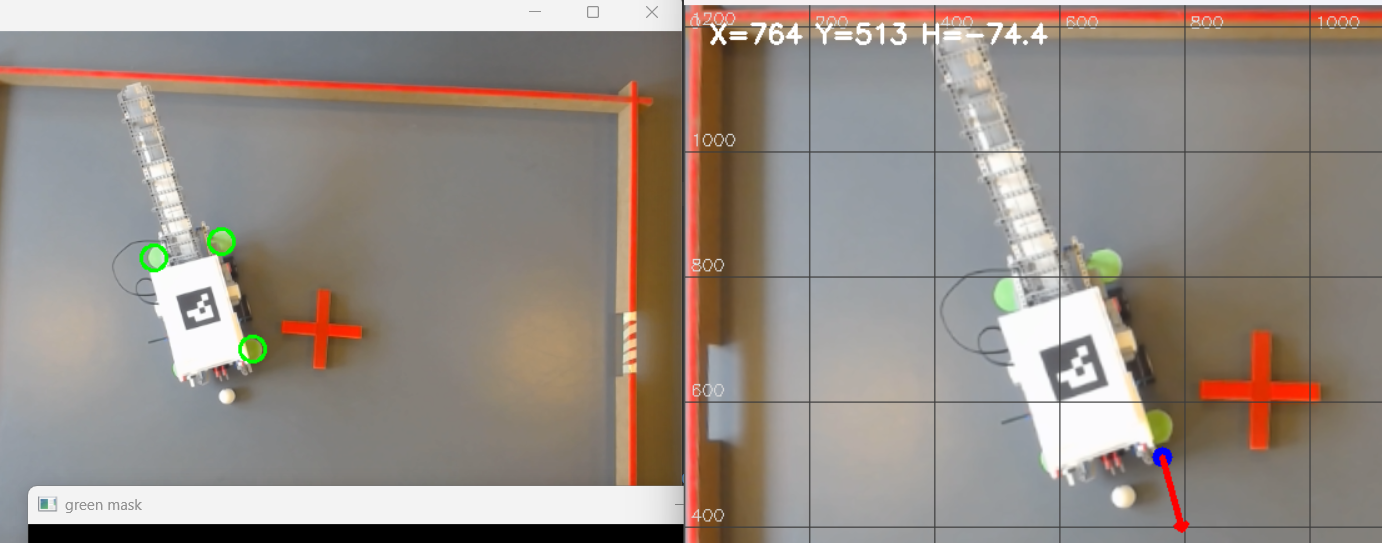
#> input picture 2cornertest.png, 1382 x 543 px, given in place of the camera
$ python test_red_cross.py
#> lines starting #> are read from the running program, lines starting #| are printed output that depends on the picture; after the words box and inside, x2 and y2 are one past the last pixel; in counts of white or black regions, pixels touching at a corner belong together
### vision_bestfit/red_mask.py
import cv2
import numpy as np


def red_mask(hsv):
    lower1 = np.array([0, 70, 50])
    upper1 = np.array([10, 255, 255])
    lower2 = np.array([170, 70, 50])
    upper2 = np.array([180, 255, 255])

    m1 = cv2.inRange(hsv, lower1, upper1)
    m2 = cv2.inRange(hsv, lower2, upper2)

    mask = cv2.bitwise_or(m1, m2)

    kernel = np.ones((5, 5), np.uint8)
    mask = cv2.morphologyEx(mask, cv2.MORPH_CLOSE, kernel)
    mask = cv2.dilate(mask, kernel, iterations=1)

    return mask

### vision_bestfit/boundary_points.py
import numpy as np


def extract_boundary_points(mask):
    """
    Returnerer randpunkter for top, bottom, left, right.
    Hver gruppe er et numpy array med shape (N, 2), dvs [x, y].
    """
    h, w = mask.shape

    # Zoner - kan justeres
    top_max_y = int(0.35 * h)
    bottom_min_y = int(0.65 * h)
    left_max_x = int(0.45 * w)
    right_min_x = int(0.55 * w)

    top_points = []
    bottom_points = []
    left_points = []
    right_points = []

    # -------- TOP / BOTTOM --------
    for x in range(w):
        # top: første røde pixel fra toppen i top-zonen
        ys_top = np.where(mask[:top_max_y, x] > 0)[0]
        if len(ys_top) > 0:
            y_top = int(ys_top.min())
            top_points.append([x, y_top])

        # bottom: sidste røde pixel fra bunden i bottom-zonen
        ys_bottom = np.where(mask[bottom_min_y:, x] > 0)[0]
        if len(ys_bottom) > 0:
            y_bottom = int(bottom_min_y + ys_bottom.max())
            bottom_points.append([x, y_bottom])

    # -------- LEFT / RIGHT --------
    for y in range(h):
        # left: første røde pixel fra venstre i left-zonen
        xs_left = np.where(mask[y, :left_max_x] > 0)[0]
        if len(xs_left) > 0:
            x_left = int(xs_left.min())
            left_points.append([x_left, y])

        # right: sidste røde pixel fra højre i right-zonen
        xs_right = np.where(mask[y, right_min_x:] > 0)[0]
        if len(xs_right) > 0:
            x_right = int(right_min_x + xs_right.max())
            right_points.append([x_right, y])

    return {
        "top": np.array(top_points, dtype=np.float32),
        "bottom": np.array(bottom_points, dtype=np.float32),
        "left": np.array(left_points, dtype=np.float32),
        "right": np.array(right_points, dtype=np.float32),
    }

### vision_bestfit/best_fit_lines.py
import numpy as np


def _fit_y_from_x(points):
    """
    Fit model: y = m*x + b
    """
    x = points[:, 0]
    y = points[:, 1]
    m, b = np.polyfit(x, y, 1)
    return float(m), float(b)


def _fit_x_from_y(points):
    """
    Fit model: x = m*y + b
    """
    y = points[:, 1]
    x = points[:, 0]
    m, b = np.polyfit(y, x, 1)
    return float(m), float(b)


def _ransac_fit(points, mode="y_from_x", iterations=300, threshold=4.0, min_inliers=30):
    """
    mode = "y_from_x"  => y = m*x + b
    mode = "x_from_y"  => x = m*y + b
    """
    if points is None or len(points) < min_inliers:
        return None

    rng = np.random.default_rng()
    best_inliers = None
    best_count = 0
    best_error = 1e12

    for _ in range(iterations):
        idx = rng.choice(len(points), size=2, replace=False)
        p1 = points[idx[0]]
        p2 = points[idx[1]]

        if mode == "y_from_x":
            x1, y1 = p1
            x2, y2 = p2
            if abs(x2 - x1) < 1e-6:
                continue

            m = (y2 - y1) / (x2 - x1)
            b = y1 - m * x1
            residuals = np.abs(points[:, 1] - (m * points[:, 0] + b))

        else:  # x_from_y
            x1, y1 = p1
            x2, y2 = p2
            if abs(y2 - y1) < 1e-6:
                continue

            m = (x2 - x1) / (y2 - y1)
            b = x1 - m * y1
            residuals = np.abs(points[:, 0] - (m * points[:, 1] + b))

        inlier_mask = residuals < threshold
        count = int(np.sum(inlier_mask))

        if count < min_inliers:
            continue

        mean_error = float(np.mean(residuals[inlier_mask]))

        if count > best_count or (count == best_count and mean_error < best_error):
            best_count = count
            best_error = mean_error
            best_inliers = points[inlier_mask]

    if best_inliers is None:
        return None

    if mode == "y_from_x":
        m, b = _fit_y_from_x(best_inliers)
    else:
        m, b = _fit_x_from_y(best_inliers)

    return {
        "mode": mode,
        "m": m,
        "b": b,
        "inliers": best_inliers
    }


def fit_frame_lines(boundary_points):
    top_model = _ransac_fit(boundary_points["top"], mode="y_from_x")
    bottom_model = _ransac_fit(boundary_points["bottom"], mode="y_from_x")
    left_model = _ransac_fit(boundary_points["left"], mode="x_from_y")
    right_model = _ransac_fit(boundary_points["right"], mode="x_from_y")

    return {
        "top": top_model,
        "bottom": bottom_model,
        "left": left_model,
        "right": right_model
    }

### vision_bestfit/geometry.py
import cv2
import numpy as np


def intersect_horizontal_vertical(h_model, v_model):
    """
    h_model: y = mh*x + bh
    v_model: x = mv*y + bv
    """
    mh = h_model["m"]
    bh = h_model["b"]

    mv = v_model["m"]
    bv = v_model["b"]

    denom = 1.0 - mv * mh
    if abs(denom) < 1e-9:
        return None

    x = (mv * bh + bv) / denom
    y = mh * x + bh

    return int(round(x)), int(round(y))


def draw_model_line(frame, model, color, thickness=3):
    if model is None:
        return

    h, w = frame.shape[:2]

    if model["mode"] == "y_from_x":
        # y = m*x + b
        x1 = 0
        y1 = int(round(model["m"] * x1 + model["b"]))
        x2 = w - 1
        y2 = int(round(model["m"] * x2 + model["b"]))

    else:
        # x = m*y + b
        y1 = 0
        x1 = int(round(model["m"] * y1 + model["b"]))
        y2 = h - 1
        x2 = int(round(model["m"] * y2 + model["b"]))

    ok, p1, p2 = cv2.clipLine((0, 0, w, h), (x1, y1), (x2, y2))
    if ok:
        cv2.line(frame, p1, p2, color, thickness)

### vision_bestfit/cross_detection.py
import cv2
import numpy as np

from red_mask import red_mask


def make_board_mask(frame_shape, corners):
    """
    Fyldt maske for hele banen ud fra hjørnerne.
    corners = {"TL":..., "TR":..., "BL":..., "BR":...}
    """
    h, w = frame_shape[:2]
    mask = np.zeros((h, w), dtype=np.uint8)

    pts = np.array([
        corners["TL"],
        corners["TR"],
        corners["BR"],
        corners["BL"]
    ], dtype=np.int32)

    cv2.fillPoly(mask, [pts], 255)
    return mask


def make_cross_search_mask(frame_shape, corners, margin_px=35):
    """
    Søgemaske til korset:
    - starter fra hele banen
    - eroderer banen indad, så den røde ramme forsvinder
    """
    board_mask = make_board_mask(frame_shape, corners)

    ksize = 2 * margin_px + 1
    kernel = cv2.getStructuringElement(cv2.MORPH_ELLIPSE, (ksize, ksize))
    inner_mask = cv2.erode(board_mask, kernel, iterations=1)

    return inner_mask


def get_red_cross_mask(frame, corners, margin_px=35):
    """
    Finder rød maske inde i den centrale del af banen.
    Returnerer:
    - cross_mask
    - search_mask
    - full_red_mask
    """
    hsv = cv2.cvtColor(frame, cv2.COLOR_BGR2HSV)
    full_red_mask = red_mask(hsv)

    search_mask = make_cross_search_mask(frame.shape, corners, margin_px=margin_px)
    cross_mask = cv2.bitwise_and(full_red_mask, search_mask)

    # Rens lidt op
    kernel = cv2.getStructuringElement(cv2.MORPH_ELLIPSE, (5, 5))
    cross_mask = cv2.morphologyEx(cross_mask, cv2.MORPH_OPEN, kernel)
    cross_mask = cv2.morphologyEx(cross_mask, cv2.MORPH_CLOSE, kernel)

    return cross_mask, search_mask, full_red_mask


# [7 lines left out: function contour_center, not called in this run]


def find_cross_candidate(cross_mask, corners):
    """
    Finder bedste kontur for det røde kryds.
    Kriterier:
    - passende areal
    - nogenlunde kvadratisk bounding box
    - konturen ligger nær banens centrum
    - extent passer bedre til kryds end til en fuld firkant
    """
    contours, _ = cv2.findContours(cross_mask, cv2.RETR_EXTERNAL, cv2.CHAIN_APPROX_SIMPLE)

    if not contours:
        return None

    board_center_x = int((corners["TL"][0] + corners["TR"][0] + corners["BL"][0] + corners["BR"][0]) / 4)
    board_center_y = int((corners["TL"][1] + corners["TR"][1] + corners["BL"][1] + corners["BR"][1]) / 4)

    best = None
    best_score = -1e18

    for cnt in contours:
        area = cv2.contourArea(cnt)
        if area < 150 or area > 20000:
            continue

        x, y, w, h = cv2.boundingRect(cnt)
        if h == 0:
            continue

        aspect_ratio = w / float(h)
        if not (0.6 <= aspect_ratio <= 1.4):
            continue

        extent = area / float(w * h)
        # Kryds fylder typisk mindre end en fuld firkant i sin bounding box
        if not (0.15 <= extent <= 0.55):
            continue

        center = contour_center(cnt)
        if center is None:
            continue

        dist = np.hypot(center[0] - board_center_x, center[1] - board_center_y)

        # Score:
        # - større areal er godt
        # - tæt på midten er godt
        # - extent omkring ~0.30-0.40 er ofte fint for et kryds
        extent_penalty = abs(extent - 0.32) * 500.0
        score = area - 4.0 * dist - extent_penalty

        if score > best_score:
            best_score = score
            best = {
                "contour": cnt,
                "center": center,
                "bbox": (x, y, w, h),
                "area": area,
                "aspect_ratio": aspect_ratio,
                "extent": extent,
                "distance_to_center": dist,
                "score": score
            }

    return best

### vision_bestfit/test_red_cross.py
import cv2
import numpy as np

from red_mask import red_mask
from boundary_points import extract_boundary_points
from best_fit_lines import fit_frame_lines
from geometry import draw_model_line, intersect_horizontal_vertical
from cross_detection import get_red_cross_mask, find_cross_candidate

CAMERA_INDEX = 0
SMOOTH_ALPHA = 0.80

prev_corners = None


# [7 lines left out: function smooth_point, not called in this run]


def draw_corner_labels(frame, corners):
    for name, (x, y) in corners.items():
        cv2.circle(frame, (x, y), 6, (0, 255, 0), -1)
        cv2.putText(
            frame,
            name,
            (x + 8, y - 8),
            cv2.FONT_HERSHEY_SIMPLEX,
            0.55,
            (255, 255, 255),
            2
        )


cap = cv2.VideoCapture(CAMERA_INDEX, cv2.CAP_DSHOW)
cap.set(cv2.CAP_PROP_FRAME_WIDTH, 1280)
cap.set(cv2.CAP_PROP_FRAME_HEIGHT, 720)

cv2.namedWindow("camera", cv2.WINDOW_NORMAL)
cv2.namedWindow("red mask", cv2.WINDOW_NORMAL)
cv2.namedWindow("cross search mask", cv2.WINDOW_NORMAL)
cv2.namedWindow("cross mask", cv2.WINDOW_NORMAL)

while True:
    ret, frame = cap.read()
#> frame is the input picture: shape (543, 1382, 3); mean B, G, R 132.9, 140.7, 150.6
    if not ret:
        break

    display = frame.copy()

    # --------------------------------------------------
    # 1) Find banen
    # --------------------------------------------------
    hsv = cv2.cvtColor(frame, cv2.COLOR_BGR2HSV)
    mask_r = red_mask(hsv)
#> in red_mask, `m1 = cv2.inRange(hsv, lower1, upper1)`:
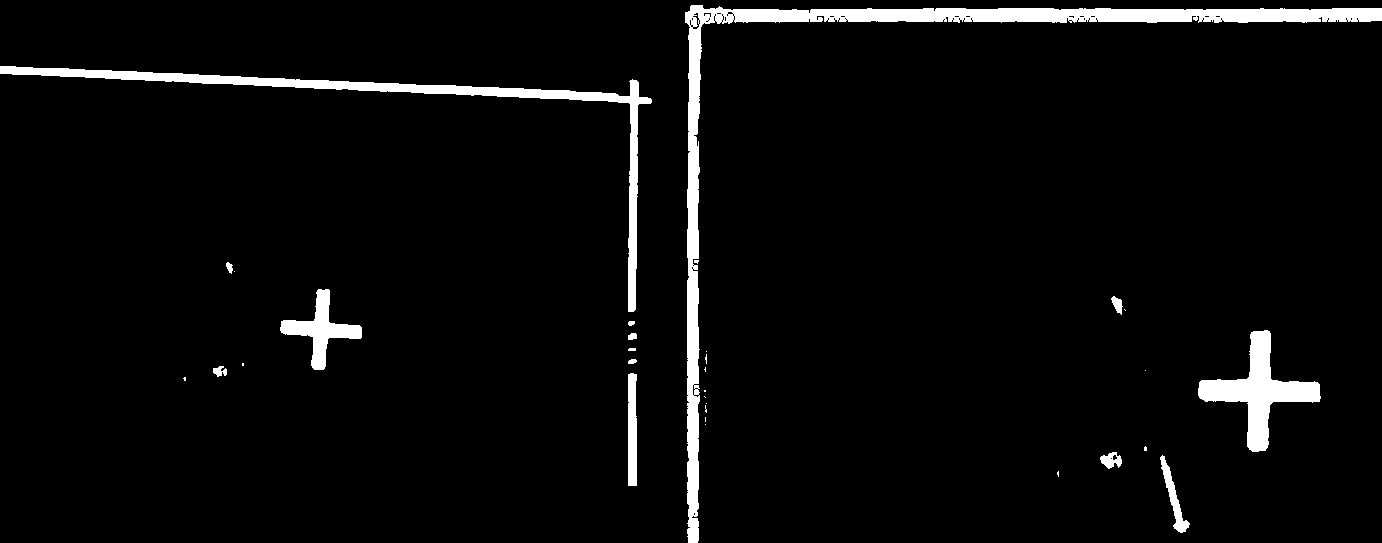
#> m1: shape (543, 1382); 4.2% white; 31 white regions (17 under 20 px), largest, box (x1, y1, x2, y2) and area: (685, 5, 1382, 543) 14813, (0, 66, 652, 312) 7372, (1198, 330, 1321, 452) 4644

    boundary_points = extract_boundary_points(mask_r)
#> the loop in extract_boundary_points, `for x in range(w):` made 1382 passes
#> (ys_top, y_top) on passes 1 to 4: ([64, 65, 66, 67, 68, 69, 70, 71, 72, 73, 74, 75], 64), ([64, 65, 66, 67, 68, 69, 70, 71, 72, 73, 74, 75], 64), ([64, 65, 66, 67, 68, 69, 70, 71, 72, 73, 74, 75], 64), ([64, 65, 66, 67, 68, 69, 70, 71, 72, 73, 74, 75], 64)
#> after the loop in extract_boundary_points, `for x in range(w):`: bottom_points = 289 pairs, first value 181 to 1322, second value 367 to 542; top_points = 1353 pairs, first value 0 to 1381, second value 3 to 97
#> the loop in extract_boundary_points, `for y in range(h):` made 543 passes
#> x_left on passes 65 to 68: 0, 0, 0, 0
#> after the loop in extract_boundary_points, `for y in range(h):`: left_points = 153 pairs, first value 0 to 616, second value 64 to 382; right_points = 249 pairs, first value 1116 to 1381, second value 6 to 534
#> boundary_points = 4 items
    models = fit_frame_lines(boundary_points)
#> the loop in _ransac_fit, `for _ in range(iterations):` made 300 passes
#> (idx, x1, y1, x2, y2, m, b, count) on passes 1, 2, 14: ([775, 322], 804, 8, 322, 78, -0.145, 124.8, 99), ([1152, 1246], 1181, 7, 1275, 7, 0, 7, 683), ([909, 1238], 938, 6, 1267, 7, 0.00304, 3.15, 696)

    draw_model_line(display, models["top"], (255, 0, 0), 2)
    draw_model_line(display, models["bottom"], (0, 0, 255), 2)
    draw_model_line(display, models["left"], (0, 255, 0), 2)
    draw_model_line(display, models["right"], (0, 255, 255), 2)

    corners = None
    cross_mask = np.zeros(frame.shape[:2], dtype=np.uint8)
    search_mask = np.zeros(frame.shape[:2], dtype=np.uint8)

    if all(models[k] is not None for k in ["top", "bottom", "left", "right"]):
        new_corners = {
            "TL": intersect_horizontal_vertical(models["top"], models["left"]),
            "TR": intersect_horizontal_vertical(models["top"], models["right"]),
            "BL": intersect_horizontal_vertical(models["bottom"], models["left"]),
            "BR": intersect_horizontal_vertical(models["bottom"], models["right"]),
        }

        if all(v is not None for v in new_corners.values()):
            if prev_corners is None:
                corners = new_corners
            else:
                corners = {
                    name: smooth_point(prev_corners[name], new_corners[name], SMOOTH_ALPHA)
                    for name in new_corners
                }

            prev_corners = corners
            draw_corner_labels(display, corners)
#> the loop in draw_corner_labels, `for name, (x, y) in corners.items():` made 4 passes
#> (name, x, y) on passes 1 to 4: ('TL', 339, 6), ('TR', 1036, 7), ('BL', 308, 370), ('BR', 1151, 399)
#> after the loop in draw_corner_labels, `for name, (x, y) in corners.items():`:
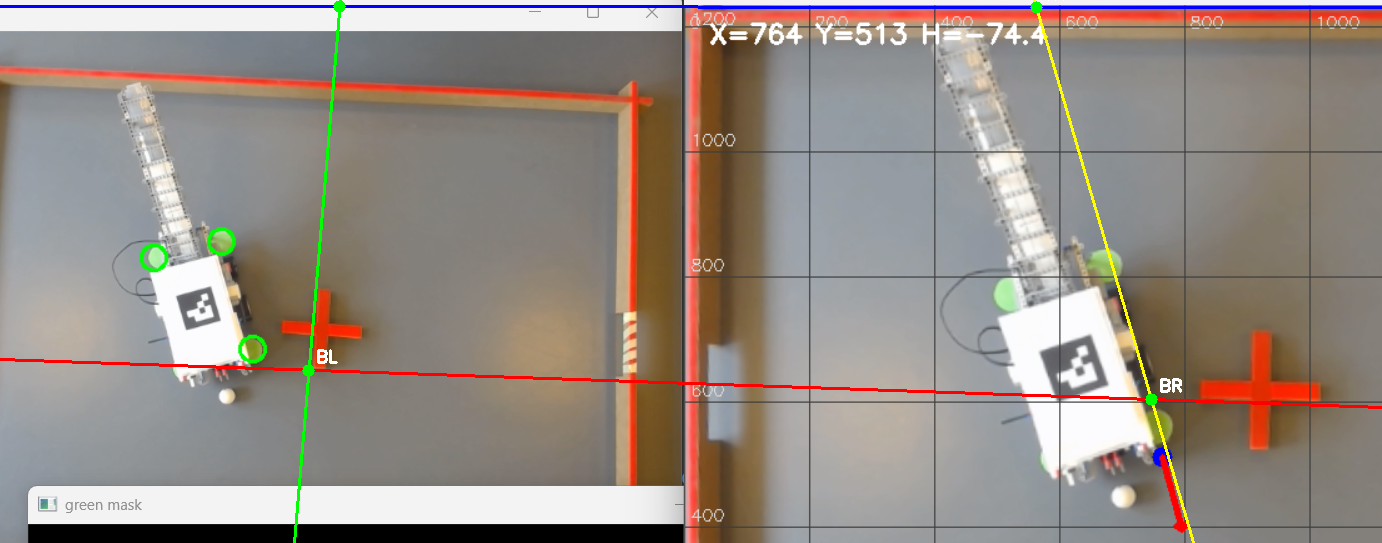
#> frame: shape (543, 1382, 3); mean B, G, R 132.2, 139.6, 150

            # --------------------------------------------------
            # 2) Find rød maske for korset i midten
            # --------------------------------------------------
            cross_mask, search_mask, _ = get_red_cross_mask(
                frame,
                corners,
                margin_px=35
            )
#> in make_cross_search_mask, `kernel = cv2.getStructuringElement(cv2.MORPH_ELLIPSE, (ksize, ksize))`:
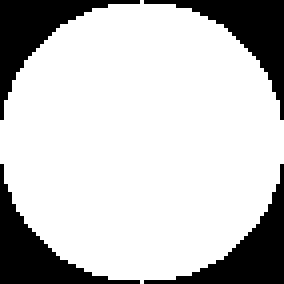
#> kernel: shape (71, 71) (shown 4 times larger); values 0 (black) and 1 (white), 77.5% white; 4 black regions, box (x1, y1, x2, y2) and area: (0, 0, 35, 30) 284, (36, 0, 71, 30) 284, (0, 41, 35, 71) 284, (36, 41, 71, 71) 284
#> in get_red_cross_mask, `cross_mask = cv2.bitwise_and(full_red_mask, search_mask)`:
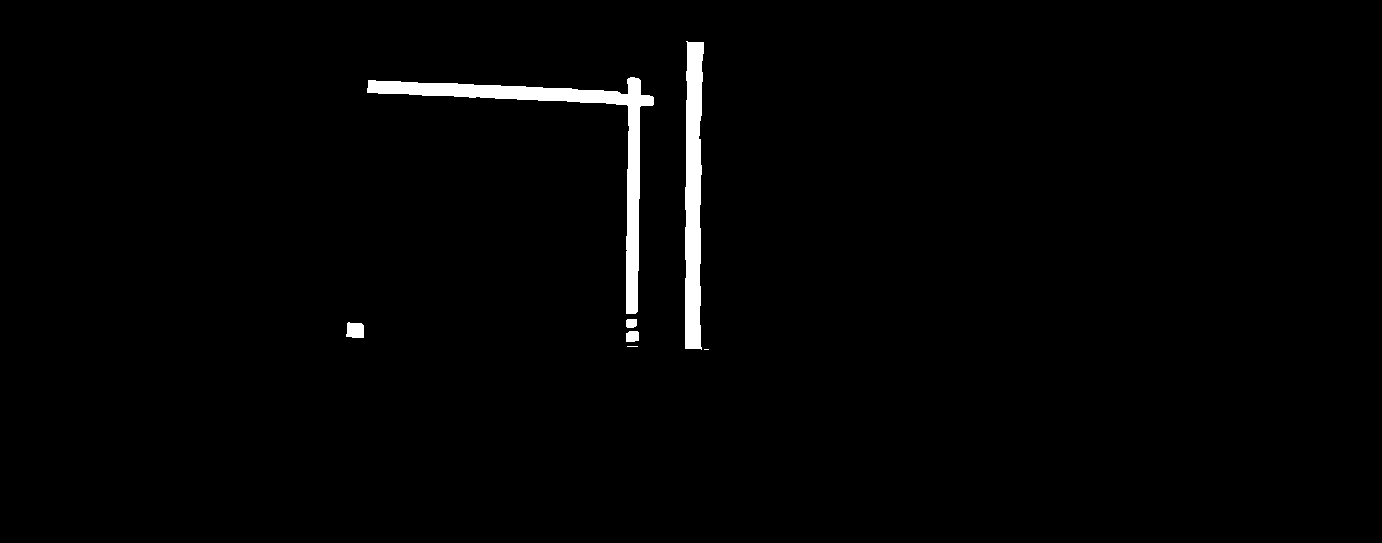
#> cross_mask: shape (543, 1382); 1.6% white; 7 white regions (2 under 20 px), largest, box (x1, y1, x2, y2) and area: (367, 77, 654, 314) 6446, (685, 41, 704, 350) 4729, (346, 322, 364, 338) 252, (626, 331, 639, 342) 133, (626, 319, 637, 328) 93

            # --------------------------------------------------
            # 3) Find bedste kryds-kandidat
            # --------------------------------------------------
            cross = find_cross_candidate(cross_mask, corners)
#> the loop in find_cross_candidate, `for cnt in contours:` made 4 passes

            if cross is not None:
                cnt = cross["contour"]
                cx, cy = cross["center"]
                x, y, w, h = cross["bbox"]

                # tegn kontur
                cv2.drawContours(display, [cnt], -1, (0, 255, 255), 3)

                # tegn center
                cv2.circle(display, (cx, cy), 7, (255, 255, 255), -1)

                # bbox
                cv2.rectangle(display, (x, y), (x + w, y + h), (255, 0, 255), 2)

                # info
                text1 = f"cross center=({cx},{cy})"
                text2 = f"area={cross['area']:.1f} extent={cross['extent']:.2f}"

                cv2.putText(
                    display,
                    text1,
                    (cx + 10, cy - 10),
                    cv2.FONT_HERSHEY_SIMPLEX,
                    0.55,
                    (255, 255, 255),
                    2
                )

                cv2.putText(
                    display,
                    text2,
                    (cx + 10, cy + 15),
                    cv2.FONT_HERSHEY_SIMPLEX,
                    0.50,
                    (255, 255, 255),
                    2
                )

    cv2.imshow("camera", display)
    cv2.imshow("red mask", mask_r)
    cv2.imshow("cross search mask", search_mask)
    cv2.imshow("cross mask", cross_mask)

    key = cv2.waitKey(1) & 0xFF
#> (key Esc is pressed here)
    if key == 27:  # ESC
        break

cap.release()
cv2.destroyAllWindows()
